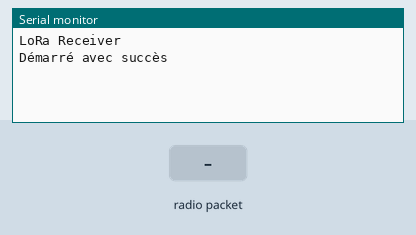
This sketch was run on a simulated Arduino Uno, built with avr-gcc and run on an emulated ATmega328P. Shown: the last lines printed to the serial monitor. Inputs (shaded band) come from the test bench. No radio packets arrive unless stated.

Above: at 1.2 s.
1.3 s: radio packet "confirmation" arrives
At 2.5 s:
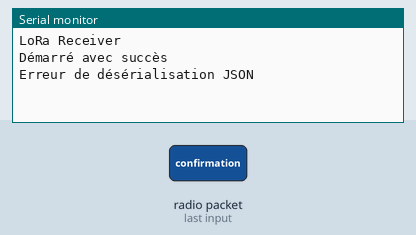
2.8 s: radio packet "1" arrives
At 4.1 s:
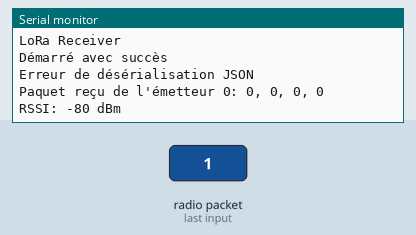

The sketch:

recepteurlora_changementfrequence.ino
```cpp
#include <SPI.h>
#include <LoRa.h>
#include <ArduinoJson.h>

const long frequencies[] = {915E6, 868E6, 433E6}; // Liste des fréquences disponibles
int currentFrequencyIndex = 0; // Index de la fréquence actuelle

void setup() {
  Serial.begin(9600);
  while (!Serial);

  Serial.println("LoRa Receiver");

  if (!LoRa.begin(frequencies[currentFrequencyIndex])) {
    Serial.println("Starting LoRa failed!");
    while (1);
  }
  Serial.println("Démarré avec succès");

  // Configuration LoRa
  LoRa.setSpreadingFactor(12);
  LoRa.setSignalBandwidth(125E3);
  LoRa.setCodingRate4(5);
}

void changeFrequency(int newFrequencyIndex) {
  LoRa.end();
  if (!LoRa.begin(frequencies[newFrequencyIndex])) {
    Serial.println("Changement de fréquence échoué !");
    while (1);
  }
  currentFrequencyIndex = newFrequencyIndex;
  Serial.print("Changement de fréquence vers : ");
  Serial.println(frequencies[currentFrequencyIndex]);
}

void informEmetteursOfFrequencyChange() {
  StaticJsonDocument<100> doc;
  doc["type"] = "frequency_change";
  doc["new_frequency"] = frequencies[currentFrequencyIndex];

  char buffer[100];
  serializeJson(doc, buffer);

  LoRa.beginPacket();
  LoRa.print(buffer);
  LoRa.endPacket();

  Serial.println("Message de changement de fréquence envoyé aux émetteurs.");
}

bool waitForConfirmation() {
  unsigned long startTime = millis();
  while (millis() - startTime < 10000) { // Attendre 10 secondes
    int packetSize = LoRa.parsePacket();
    if (packetSize) {
      String receivedData = "";
      while (LoRa.available()) {
        char c = LoRa.read();
        if (isPrintable(c)) {
          receivedData += c;
        }
      }

      StaticJsonDocument<100> doc;
      DeserializationError error = deserializeJson(doc, receivedData);

      if (!error && doc["type"] == "confirmation") {
        Serial.println("Confirmation reçue d'un émetteur.");
        return true;
      }
    }
  }
  Serial.println("Aucune confirmation reçue.");
  return false;
}

void loop() {
  int packetSize = LoRa.parsePacket();
  if (packetSize) {
    String receivedData = "";
    while (LoRa.available()) {
      char c = LoRa.read();
      if (isPrintable(c)) {
        receivedData += c;
      }
    }

    // Vérification du format UTF-8
    bool isUTF8 = true;
    for (int i = 0; i < receivedData.length(); i++) {
      if ((receivedData[i] & 0xC0) == 0x80 || (receivedData[i] & 0xF8) == 0xF8) {
        isUTF8 = false;
        break;
      }
    }

    if (isUTF8) {
      StaticJsonDocument<200> doc;
      DeserializationError error = deserializeJson(doc, receivedData);

      if (!error) {
        int emetteur = doc["emetteur"];
        int capteur1 = doc["capteur1"];
        int capteur2 = doc["capteur2"];
        int capteur3 = doc["capteur3"];
        int capteur4 = doc["capteur4"];

        Serial.print("Paquet reçu de l'émetteur ");
        Serial.print(emetteur);
        Serial.print(": ");
        Serial.print(capteur1);
        Serial.print(", ");
        Serial.print(capteur2);
        Serial.print(", ");
        Serial.print(capteur3);
        Serial.print(", ");
        Serial.println(capteur4);

        // Vérification du RSSI
        int rssi = -abs(LoRa.packetRssi());
        Serial.print("RSSI: ");
        Serial.print(rssi);
        Serial.println(" dBm");

        if (rssi < -120) {
          Serial.println("RSSI trop faible, changement de fréquence...");
          int newFrequencyIndex = (currentFrequencyIndex + 1) % (sizeof(frequencies) / sizeof(frequencies[0]));
          changeFrequency(newFrequencyIndex);
          informEmetteursOfFrequencyChange();

          if (!waitForConfirmation()) {
            Serial.println("Aucune confirmation, tentative de changement de fréquence supplémentaire...");
            newFrequencyIndex = (newFrequencyIndex + 1) % (sizeof(frequencies) / sizeof(frequencies[0]));
            changeFrequency(newFrequencyIndex);
            informEmetteursOfFrequencyChange();

            if (!waitForConfirmation()) {
              Serial.println("Échec du changement de fréquence. Retour à la fréquence initiale.");
              changeFrequency(0); // Retour à la fréquence initiale
            }
          }
        }
      } else {
        Serial.println("Erreur de désérialisation JSON");
      }
    } else {
      Serial.println("Message non UTF-8 reçu, ignoré");
    }
  }
}
```

Measured:
- after the input at 1.3 s, the serial monitor: prints a new line at once (image 1)
- after the input at 2.8 s, the serial monitor: prints a new line at once (image 2)
